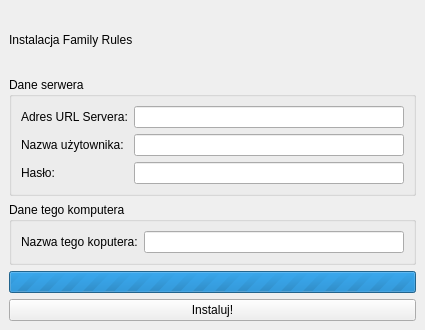
<?xml version="1.0" encoding="UTF-8"?>
<ui version="4.0">
 <class>InitialSetup</class>
 <widget class="QMainWindow" name="InitialSetup">
  <property name="geometry">
   <rect>
    <x>0</x>
    <y>0</y>
    <width>425</width>
    <height>330</height>
   </rect>
  </property>
  <property name="sizePolicy">
   <sizepolicy hsizetype="Preferred" vsizetype="Fixed">
    <horstretch>0</horstretch>
    <verstretch>0</verstretch>
   </sizepolicy>
  </property>
  <property name="windowTitle">
   <string>Family Rules</string>
  </property>
  <widget class="QWidget" name="centralwidget">
   <layout class="QVBoxLayout" name="verticalLayout">
    <item>
     <widget class="QLabel" name="label">
      <property name="text">
       <string>Instalacja Family Rules</string>
      </property>
     </widget>
    </item>
    <item>
     <widget class="QGroupBox" name="groupBox">
      <property name="title">
       <string>Dane serwera</string>
      </property>
      <layout class="QGridLayout" name="gridLayout">
       <item row="0" column="0">
        <widget class="QLabel" name="label_2">
         <property name="text">
          <string>Adres URL Servera:</string>
         </property>
        </widget>
       </item>
       <item row="0" column="1">
        <widget class="QLineEdit" name="serverInput"/>
       </item>
       <item row="1" column="0">
        <widget class="QLabel" name="label_3">
         <property name="text">
          <string>Nazwa użytownika:</string>
         </property>
        </widget>
       </item>
       <item row="1" column="1">
        <widget class="QLineEdit" name="usernameInput"/>
       </item>
       <item row="2" column="0">
        <widget class="QLabel" name="label_4">
         <property name="text">
          <string>Hasło:</string>
         </property>
        </widget>
       </item>
       <item row="2" column="1">
        <widget class="QLineEdit" name="passwordInput">
         <property name="echoMode">
          <enum>QLineEdit::EchoMode::Password</enum>
         </property>
        </widget>
       </item>
      </layout>
     </widget>
    </item>
    <item>
     <widget class="QGroupBox" name="groupBox_2">
      <property name="title">
       <string>Dane tego komputera</string>
      </property>
      <layout class="QGridLayout" name="gridLayout_2">
       <item row="0" column="1">
        <widget class="QLineEdit" name="instanceName"/>
       </item>
       <item row="0" column="0">
        <widget class="QLabel" name="label_7">
         <property name="text">
          <string>Nazwa tego koputera:</string>
         </property>
        </widget>
       </item>
      </layout>
     </widget>
    </item>
    <item>
     <widget class="QProgressBar" name="progressBar">
      <property name="maximum">
       <number>0</number>
      </property>
      <property name="value">
       <number>0</number>
      </property>
      <property name="textVisible">
       <bool>true</bool>
      </property>
     </widget>
    </item>
    <item>
     <widget class="QPushButton" name="installButton">
      <property name="text">
       <string>Instaluj!</string>
      </property>
     </widget>
    </item>
   </layout>
  </widget>
 </widget>
 <resources/>
 <connections/>
</ui>
